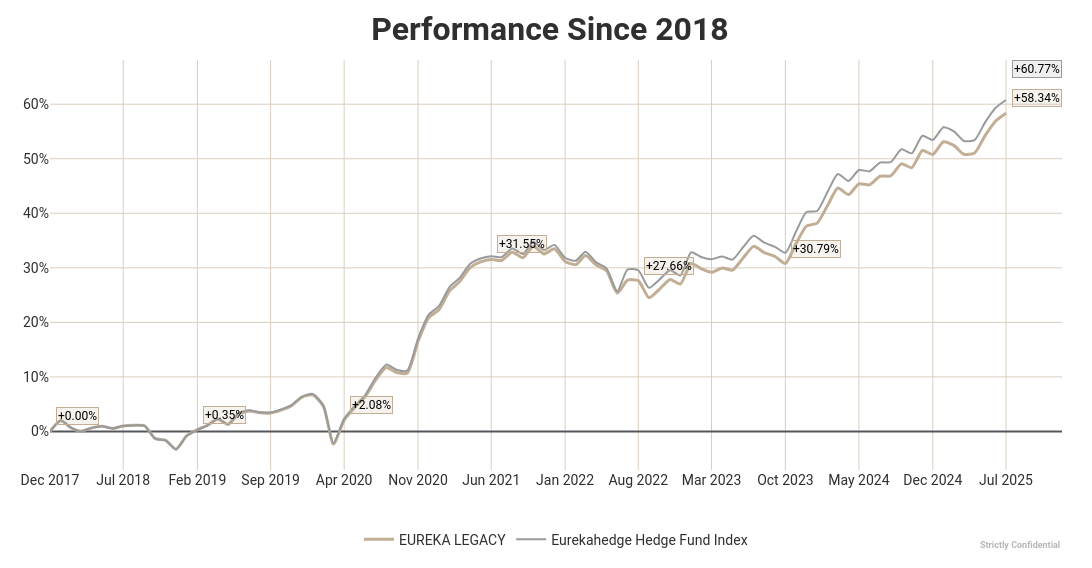

Notebook code cell kept with this figure:
### Code cell
funds_to_be_plot = subset_of_funds(funds, ['EUREKA LEGACY','EUREKAHEDGE'])
start_month = "2015-12"
end_month = "2025-7"

plot = plot_cumulative_returns(
    funds=funds_to_be_plot,
    title="",
    start_month=start_month,
    end_month=end_month,
    style="excel",
    language="en",
    blur=False,
    aspect_lock=True,
    custom_ticks=False,
    save=False,
    toggle=True
    )
